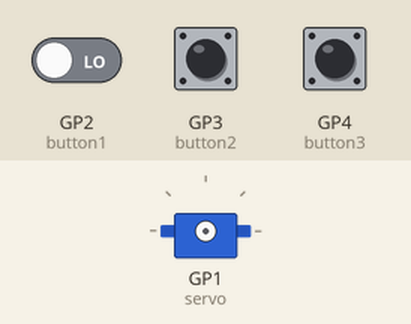
This program was run on a simulated Raspberry Pi Pico running MicroPython. Parts: servo. The inputs (shaded band) are chosen by the test bench; at power-on: GP4 (button3) LOW, GP2 (button1) LOW, GP3 (button2) LOW. Servo angles are drawn from the pulse width (0.5 ms = 0°, 2.5 ms = 180°).

Above: at 1.2 s.
1.3 s: GP4 (button3) pulled HIGH for 0.15 s
2.9 s: GP2 (button1) driven HIGH and GP4 (button3) driven HIGH
At 3.3 s:
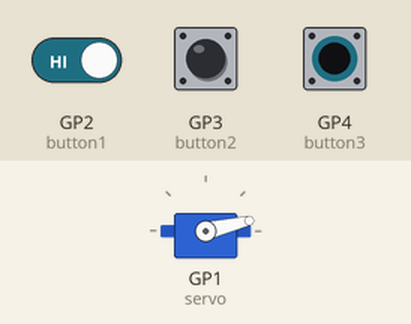
5.9 s: GP2 (button1) driven LOW
At 6.4 s:
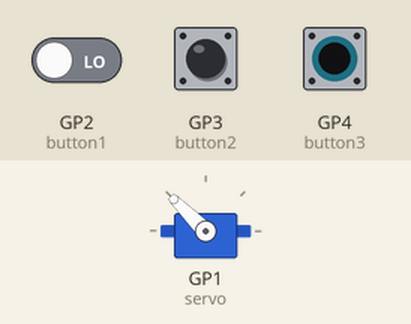
7.4 s: GP2 (button1) driven HIGH
At 8.8 s:
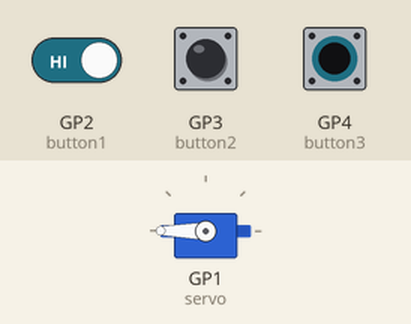
Timing chart, 0 to 10.4 s (numbered marks = the images above; inputs shaded):
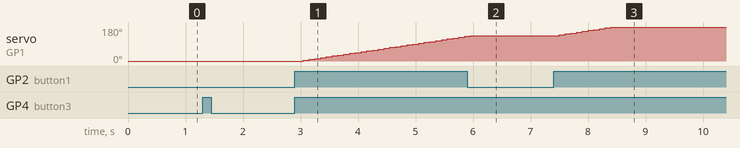

The program:

zkouska.py
```python
from machine import Pin, PWM
from time import sleep

servo = PWM(Pin(1), freq=50)
button1 = Pin(2,Pin.IN)
button2 = Pin(3,Pin.IN)
button3 = Pin(4,Pin.IN)
rychlost = 0


def set_angle(angle):
    pulse_width = int(((angle * 2.5 + 500) / 20000) * 65535)
    servo.duty_u16(pulse_width)

while True:
        if button1.value() == 1:
            rychlost += 20
            sleep(0.1)

        if button2.value() == 1:
            rychlost -= 20
            sleep(0.1)

        if button3.value() == 1:
            set_angle(rychlost)

        if button3.value() == 0:
            servo.deinit()
            sleep(0.1)
```

Measured:
- after the input at 2.9 s, servo on GP1 (servo): moves from 0° to 130° over 2.8 s, starting after 0.15 s
- after the input at 5.9 s, servo on GP1 (servo): goes on until 6.0 s, then stays 135°
- after the input at 7.4 s, servo on GP1 (servo): moves from 135° to 180° over 0.90 s, starting after 0.10 s
